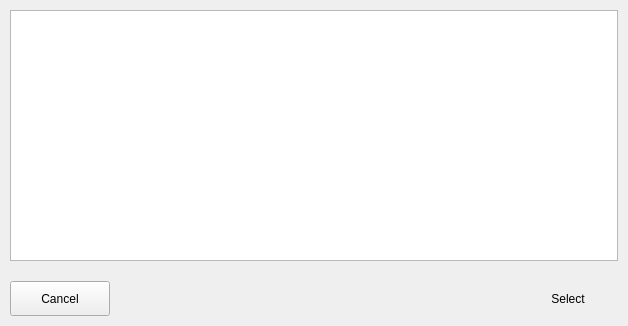
<?xml version="1.0" encoding="UTF-8"?>
<ui version="4.0">
 <class>SelectAddressDialog</class>
 <widget class="QDialog" name="SelectAddressDialog">
  <property name="windowModality">
   <enum>Qt::WindowModal</enum>
  </property>
  <property name="geometry">
   <rect>
    <x>0</x>
    <y>0</y>
    <width>628</width>
    <height>326</height>
   </rect>
  </property>
  <property name="sizePolicy">
   <sizepolicy hsizetype="Expanding" vsizetype="Preferred">
    <horstretch>0</horstretch>
    <verstretch>0</verstretch>
   </sizepolicy>
  </property>
  <property name="windowTitle">
   <string>Select Address</string>
  </property>
  <layout class="QVBoxLayout" name="verticalLayout">
   <property name="spacing">
    <number>0</number>
   </property>
   <property name="leftMargin">
    <number>0</number>
   </property>
   <property name="topMargin">
    <number>0</number>
   </property>
   <property name="rightMargin">
    <number>0</number>
   </property>
   <property name="bottomMargin">
    <number>0</number>
   </property>
   <item>
    <widget class="QWidget" name="verticalWidget" native="true">
     <property name="minimumSize">
      <size>
       <width>0</width>
       <height>0</height>
      </size>
     </property>
     <layout class="QVBoxLayout" name="verticalLayout_2">
      <property name="spacing">
       <number>10</number>
      </property>
      <property name="leftMargin">
       <number>10</number>
      </property>
      <property name="topMargin">
       <number>10</number>
      </property>
      <property name="rightMargin">
       <number>10</number>
      </property>
      <property name="bottomMargin">
       <number>10</number>
      </property>
      <item>
       <widget class="WalletsTreeView" name="treeView">
        <property name="sizePolicy">
         <sizepolicy hsizetype="Expanding" vsizetype="Expanding">
          <horstretch>0</horstretch>
          <verstretch>0</verstretch>
         </sizepolicy>
        </property>
        <property name="autoFillBackground">
         <bool>true</bool>
        </property>
        <property name="sizeAdjustPolicy">
         <enum>QAbstractScrollArea::AdjustToContents</enum>
        </property>
        <property name="autoScroll">
         <bool>false</bool>
        </property>
        <property name="alternatingRowColors">
         <bool>true</bool>
        </property>
        <property name="horizontalScrollMode">
         <enum>QAbstractItemView::ScrollPerItem</enum>
        </property>
        <property name="rootIsDecorated">
         <bool>false</bool>
        </property>
        <property name="itemsExpandable">
         <bool>true</bool>
        </property>
       </widget>
      </item>
     </layout>
    </widget>
   </item>
   <item>
    <widget class="QWidget" name="" native="true">
     <property name="buttonBar" stdset="0">
      <bool>true</bool>
     </property>
     <layout class="QHBoxLayout" name="horizontalLayout">
      <property name="spacing">
       <number>10</number>
      </property>
      <property name="leftMargin">
       <number>10</number>
      </property>
      <property name="topMargin">
       <number>10</number>
      </property>
      <property name="rightMargin">
       <number>10</number>
      </property>
      <property name="bottomMargin">
       <number>10</number>
      </property>
      <item>
       <widget class="QPushButton" name="pushButtonCancel">
        <property name="minimumSize">
         <size>
          <width>100</width>
          <height>35</height>
         </size>
        </property>
        <property name="text">
         <string>Cancel</string>
        </property>
        <property name="autoDefault">
         <bool>false</bool>
        </property>
       </widget>
      </item>
      <item>
       <spacer name="horizontalSpacer">
        <property name="orientation">
         <enum>Qt::Horizontal</enum>
        </property>
        <property name="sizeHint" stdset="0">
         <size>
          <width>40</width>
          <height>20</height>
         </size>
        </property>
       </spacer>
      </item>
      <item>
       <widget class="QPushButton" name="pushButtonSelect">
        <property name="minimumSize">
         <size>
          <width>100</width>
          <height>35</height>
         </size>
        </property>
        <property name="text">
         <string>Select</string>
        </property>
        <property name="default">
         <bool>true</bool>
        </property>
        <property name="flat">
         <bool>true</bool>
        </property>
       </widget>
      </item>
     </layout>
    </widget>
   </item>
  </layout>
 </widget>
 <customwidgets>
  <customwidget>
   <class>WalletsTreeView</class>
   <extends>QTreeView</extends>
   <header>WalletsTreeView.h</header>
  </customwidget>
 </customwidgets>
 <resources/>
 <connections/>
</ui>
